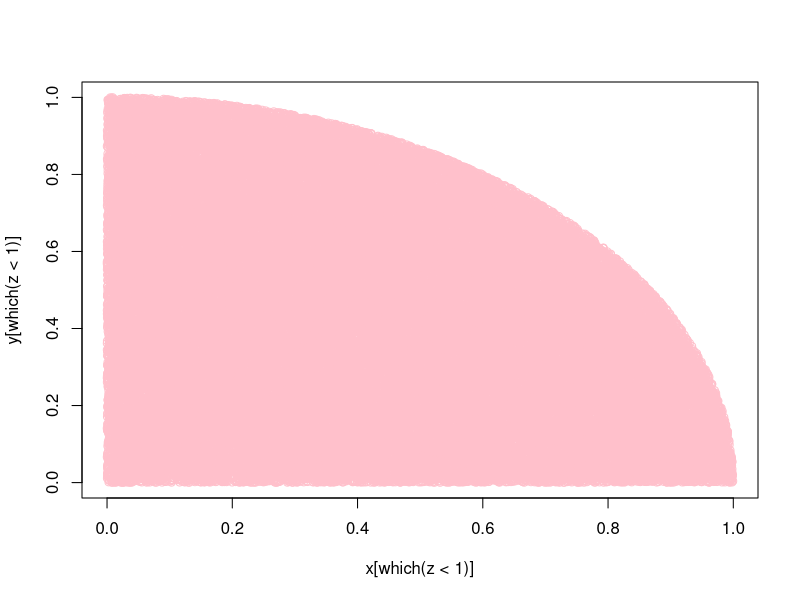

Source code (R):
set.seed(0)
x <- runif(100000)
y <- runif(100000)
z <- sqrt((x*x)+(y*y))
plot(x[which(z<1)], y[which(z<1)], col="pink")
pi <- 4*(mean(z<1))
cat("Approximate Pi : ",pi)
